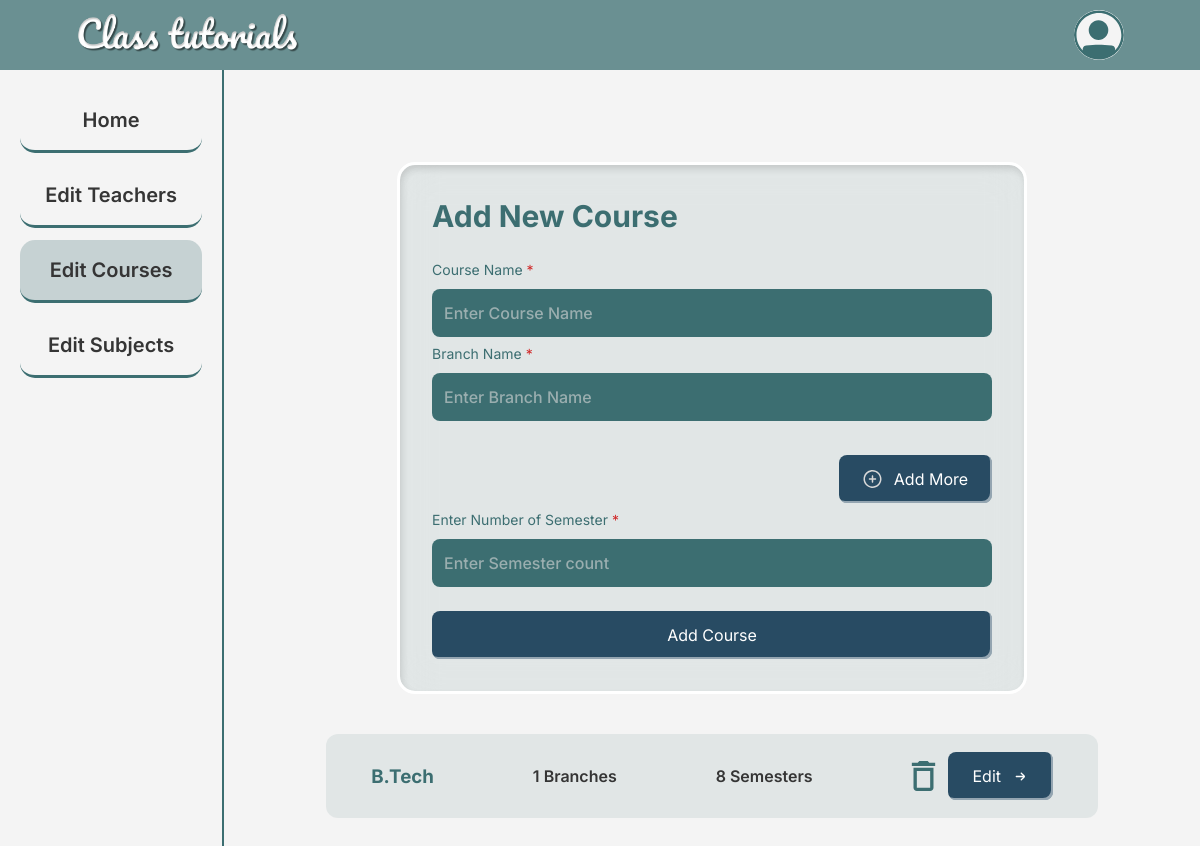
The page /admin_edit_courses on the database as committed earlier.
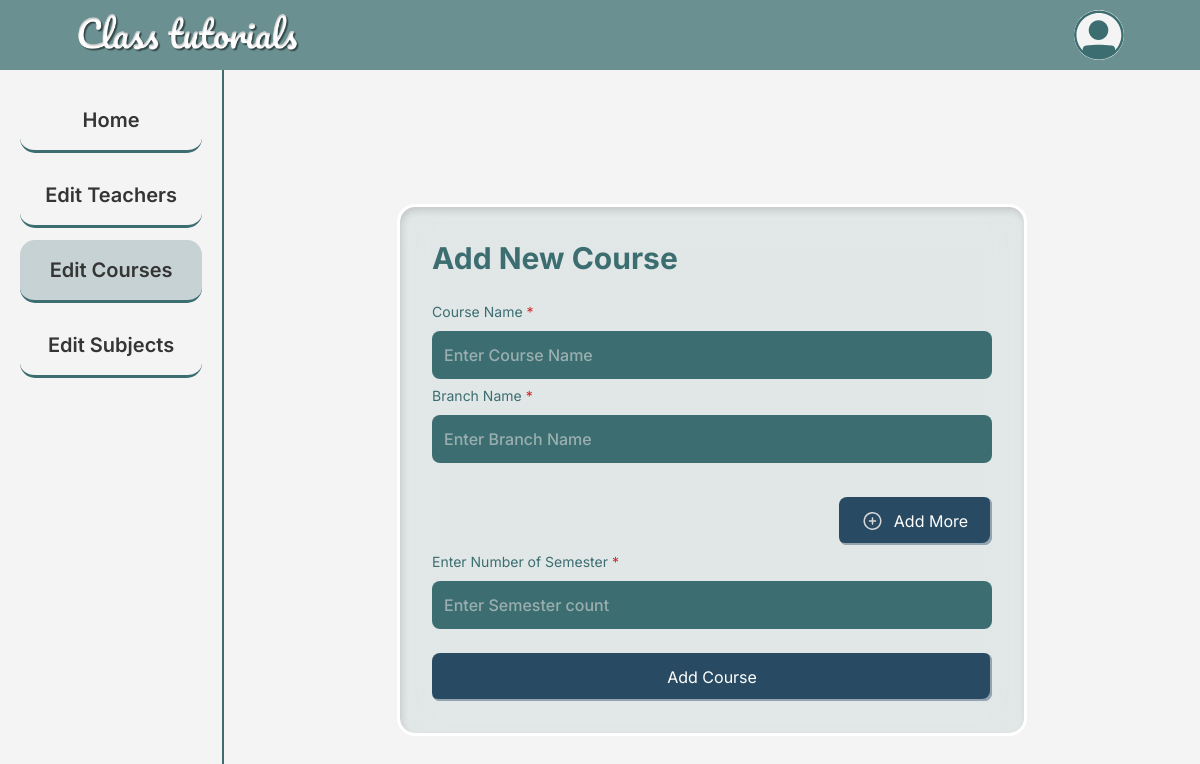
The same page on the database as committed later.
### Class/models.py (models this page shows, shortened)
class Courses(models.Model):
    id=models.AutoField(primary_key=True)
    course_name=models.CharField(max_length=255, unique=True)
    created_at=models.DateTimeField(auto_now_add=True)
    total_sem = models.IntegerField(default=6)
    objects=models.Manager()

### Class/views.py (the view)
# urls.py: path('admin_edit_courses', views.admin_edit_courses, name='admin_edit_courses'),
def admin_edit_courses(request):
    if request.method =='POST':
        course = request.POST['courseName']
        branch = request.POST['branchName']
        semCount = request.POST['semCount']
        course_obj = Courses(course_name = course, total_sem = semCount)
        course_obj.save()
        branch_obj = Branch(branch_name=branch, course=course_obj, hod=request.user.hod)
        branch_obj.save()
        messages.success(request, 'Course added Successfully')
        return redirect('admin_edit_courses')
    else:
        courses = Courses.objects.annotate(branch_count=Count('branch'))
        context={'courses':courses}
        return render(request, 'admineditcourses.html', context)

### templates/admineditcourses.html (shortened to what this page needs)
<!DOCTYPE html>
{% load static %}
<html lang="en">
<head>
    <link rel="stylesheet" href="{% static 'Styles/Navbar.css' %}">
    <link rel="stylesheet" href="{% static 'Styles/Common.css' %}">
    <link rel="stylesheet" href="{% static 'Styles/Button.css' %}">
    <link rel="stylesheet" href="{% static 'Styles/AdminSidePanel.css' %}">
    <link rel="stylesheet" href="{% static 'Styles/AdminEditCourses.css' %}">
    <link rel="stylesheet" href="{% static 'Styles/InputStyle.css' %}">
</head>
<body>
    <header>
        {% include "admin_nav.html" %}
    </header>
    <main class="flex-center">
        <div class="main-container">
            <div class="side-panel">
                <ul class="flex-center-column">
                    <li class=""><a href="hod_dashboard">Home</a></li>
                    <li class=""><a href="admin_edit_teacher">Edit Teachers</a></li>
                    <li class="active"><a href="admin_edit_courses">Edit Courses</a></li>
                    <li class=""><a href="admin_edit_subject">Edit Subjects</a></li>
                </ul>
            </div>
            <div class="home-content flex-center-column">
                <form action="admin_edit_courses" class="form flex-center-column" id="add-edit-course-form" method="post">
                    <h2>Add New Course</h2>
                    <div class="input-field-container flex-center-column">
                        <label for="course_name_input" class="input-field">
                            Course Name <span class="red">*</span><br>
                            <input type="text" class="input" id="course_name_input" placeholder="Enter Course Name" name="courseName">
                        </label>
                        <div class="branch-input-field flex-center-column" id="branch_input_container">
                            <label for="branch_input_1" class="input-field">
                                Branch Name <span class="red">*</span><br>
                                <input type="text" class="input branch-input" id="branch_input_1"
                                    placeholder="Enter Branch Name" name="branchName">
                            </label>
                            <button class="button flex-center" id="add_more_branch_btn">
                                <img src="{% static 'assets/AddIcon.svg' %}" alt="add">
                                Add More</button>
                        </div>
                        <label for="semester_count_input" class="input-field">
                            Enter Number of Semester <span class="red">*</span><br>
                            <input type="number" class="input" id="semester_count_input" placeholder="Enter Semester count" name="semCount">
                        </label>
                    </div>
                    <button class="button submit-button flex-center" type="submit">Add Course</button>
                </form>
                {% for course in courses %}
                <div class="course-details flex-center">
                    <h3>{{course.course_name}}</h3>
                    <p class="flex-center">{{course.branch_count}} Branches</p>
                    <p class="flex-center">{{course.total_sem}} Semesters</p>
                    <div class="flex-center">
                        <img src="{% static 'assets/DeleteIcon.svg' %}" alt="delete">
                        <button class="button">
                            <span>Edit</span>
                        </button>
                    </div>
                </div>
                {% endfor %}
            </div>
        </div>
    </main>
</body>
</html>

Rows that differ between the two databases and show on the page:
removed Courses: course_name "B.Tech", branch_count "1", total_sem "8"
